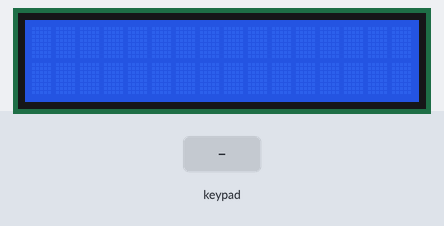
The sketch below on a simulated Arduino Uno, built with avr-gcc and run on an emulated ATmega328P. On the bench: 16×2 character LCD. The inputs (shaded band) are chosen by the test bench.

Above: at 1.2 s.
1.3 s: keypad keys 5 4 3 2 * pressed 0.4 s apart
At 3.2 s:
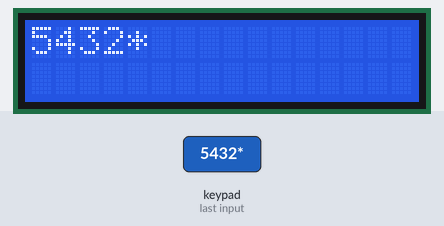
4.8 s: key '8' pressed
At 5.8 s:
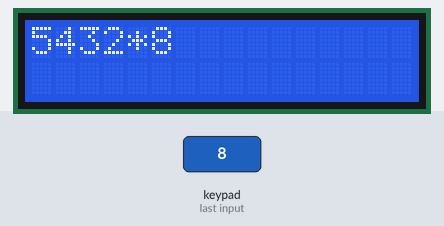
6.3 s: key '9' pressed
At 7.0 s:
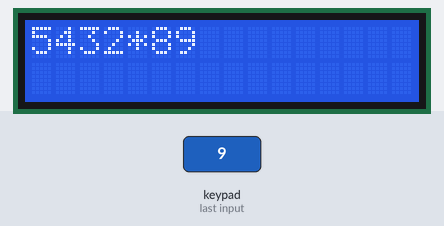
7.8 s: keypad keys 5 4 3 2 pressed 0.4 s apart
At 9.5 s:
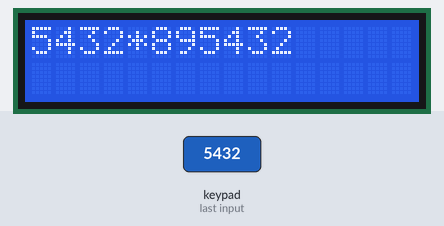
10.9 s: key 'A' pressed
At 11.7 s:
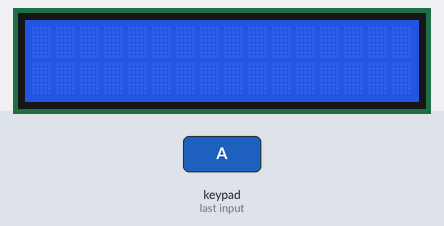
12.4 s: keypad keys 8 / 2 = pressed 0.4 s apart
At 13.0 s:
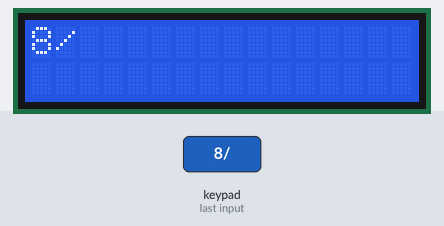
Timing chart, 0 to 15.4 s (numbered marks = the images above; inputs shaded):
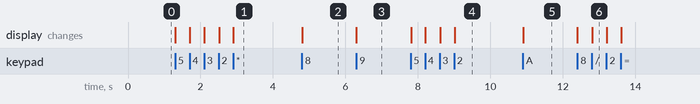

The sketch:

LCD___Key_pad.ino
```cpp
#include <Wire.h>
#include <LiquidCrystal_I2C.h>

LiquidCrystal_I2C disp(0x20,16,2);

// key pad
#include <Keypad.h>

const byte ROWS = 4;
const byte COLS = 4;

char hexaKeys[ROWS][COLS] ={
  {7 ,'8','9','/'},
  {'4','5','6','*'},
  {'1','2','3','-'},
  {'A','0','=','+'}
  };

  byte rowPins[ROWS] = {9,8,7,6};
  byte colPins[COLS] = {5,4,3,2};

  Keypad customKeypad = Keypad(makeKeymap(hexaKeys),rowPins, colPins, ROWS, COLS);

String n1, n2;
int answer;
char oparation;
boolean choice= false;


void setup() {
  disp.begin(16,2);

}

void loop() {
  char key = customKeypad.getKey();

  if (key!= NO_KEY && (key == '1' || key == '2'|| key=='3'||key=='4'||key=='5'||key=='6'||key=='7'||key=='8'||key=='9'||key=='0')){
    if (choice == false){
      disp.setCursor(0,0);
      n1= n1 + key;
      disp.print(n1);}
    else {
      n2= n2 + key;
      int nlen= n1.length();
      if (nlen<17){
      disp.setCursor(nlen+1,0);}
      else{
      disp.setCursor(nlen-15,1);}
      disp.print(n2);}}
    else if ((key!= NO_KEY)&& (choice== false) && (key== '*'|| key=='+'|| key == '-'|| key =='/')){
      choice= true;
      oparation = key;
      int nlen= n1.length();
      if (nlen<17){
      disp.setCursor(nlen,0);}
      else{
      disp.setCursor(nlen-16,1);}
      disp.print(oparation);}
    else if ((key!=  NO_KEY)&& (key =='=')&&(choice == true)){

      int n_1= n1.toInt();
      int n_2= n2.toInt();
      if (oparation=='+'){
        answer= n_1 + n_2;}
      else if (oparation=='-'){
        answer= n_1 - n_2;}
      else if (oparation=='*'){
        answer= n_1*n_2;}
      else if (oparation=='/'){
        answer= n_1 / n_2;}

       disp.clear();
       disp.setCursor(0,0);
       disp.print(answer);
      }
    else if ((key!=  NO_KEY)&& (key =='A')&&(choice == true)){
      choice= false;
      disp.clear();
      disp.setCursor(0,0);
      n1="";
      n2="";
      oparation="";
      answer=0;
      }

    }
```

Measured:
- after the input at 1.3 s, the display: first changes at once (image 1 shows a later state)
- after the input at 4.8 s, the display: changes at once (image 2)
- after the input at 6.3 s, the display: changes at once (image 3)
- after the input at 7.8 s, the display: first changes at once (image 4 shows a later state)
- after the input at 10.9 s, the display: changes at once (image 5)
- after the input at 12.4 s, the display: first changes at once (image 6 shows a later state)
